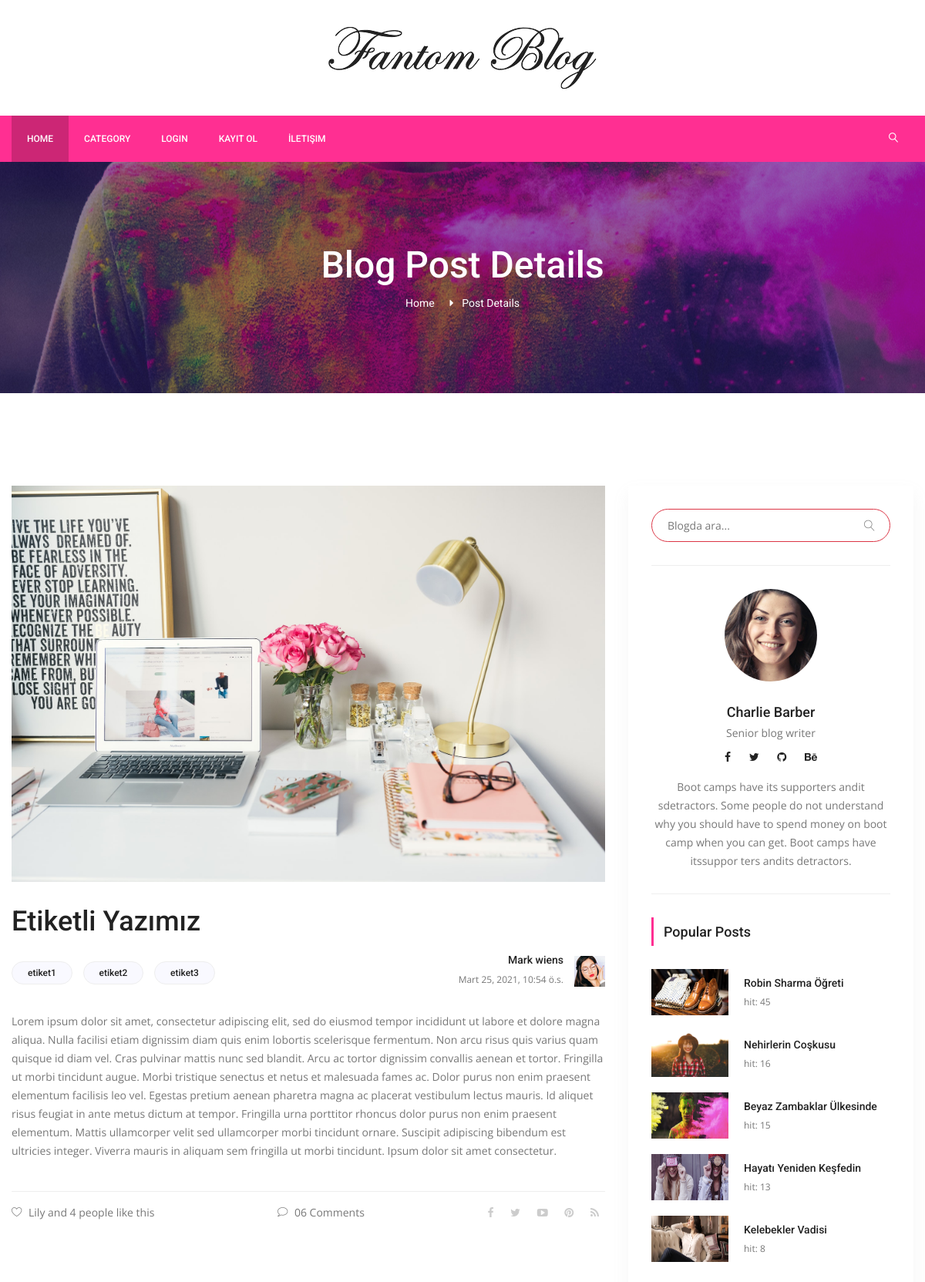
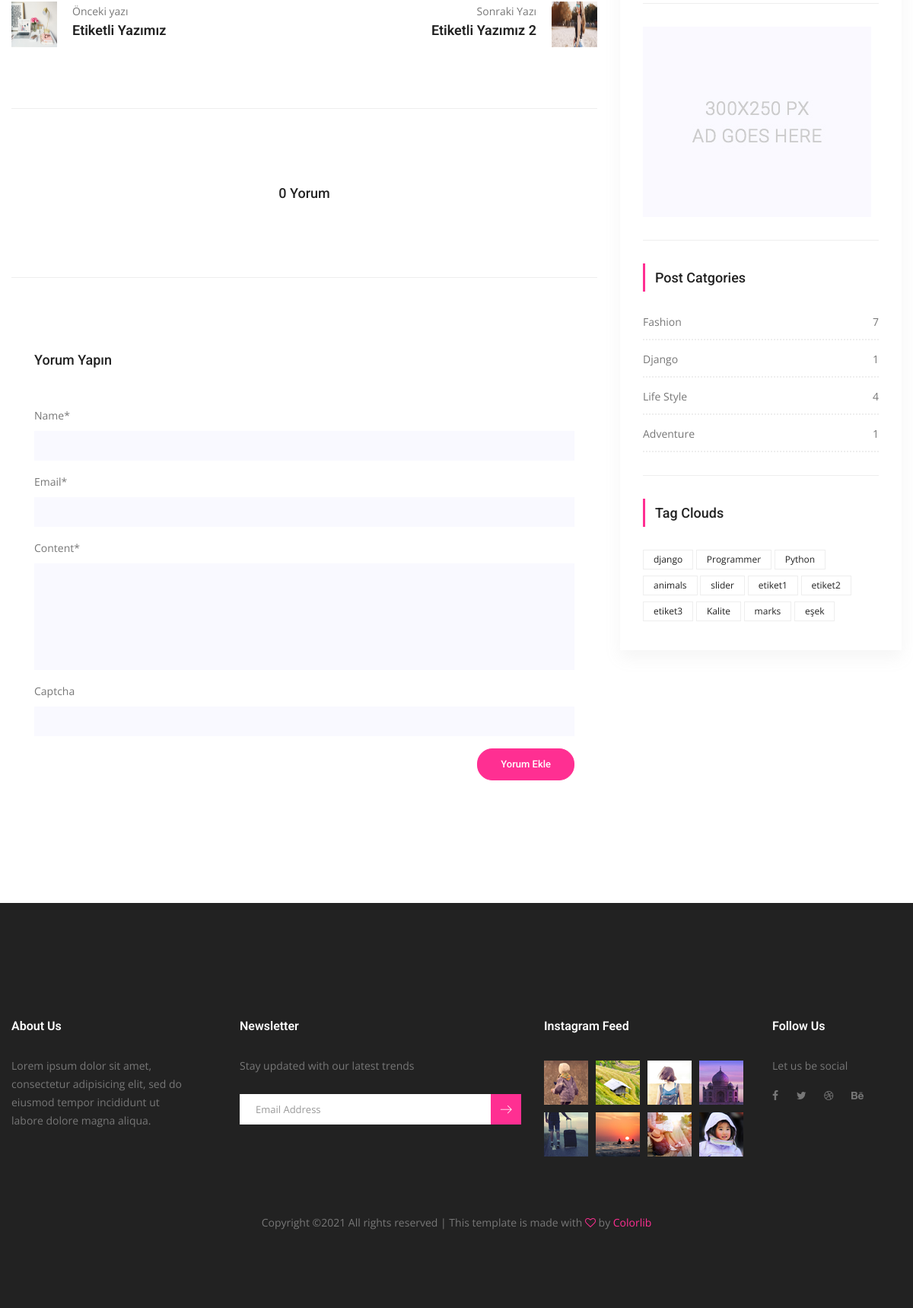
/detail/15/etiketli-yazmz, run on the app's committed database (2 pictures, top to bottom).
### posts/models.py (models this page shows, shortened)
class Post(models.Model):
    title = models.CharField(max_length=150)
    content = models.TextField()
    publishing_date = models.DateTimeField(auto_now_add=True)
    image = models.ImageField(null=True,blank=True, upload_to='resimler/',default="resimler/sean-o-KMn4VEeEPR8-unsplash.jpg")
    user = models.ForeignKey(settings.AUTH_USER_MODEL, on_delete=models.CASCADE, default=1)#ForeignKey -> 1'e çok yani, 1 kullanıcı bir sürü yazı ekleyebilir ilişkisi
    slug = models.SlugField(default="slug", editable=False)
    category = models.ForeignKey(Category,on_delete=models.CASCADE, default=1, related_name="posts")#1 Category'nin ->BİR SÜRÜ POSTU OLABİLİR , category -> one, Post Many
    tag = models.ManyToManyField(Tag,related_name="posts", blank=True)
    slider_post = models.BooleanField(default=False)
    hit=models.PositiveIntegerField(default=0)
    def comment_count(self):
        return self.comments.all().count()
    class Meta:
        ordering = ['-id']

class Tag(models.Model):
    title = models.CharField(max_length = 50)
    slug = models.SlugField(editable = False )
    def __str__(self):
        return self.title

class Category(models.Model):
    title = models.CharField(max_length=250)
    slug = models.SlugField(editable=False)
    def post_count(self):
        return self.posts.all().count() #posts -> related_name="posts" dan geliyor..

### posts/views.py (the view, shortened to what this page needs)
# urls.py: path('detail/<int:pk>/<slug:slug>',PostDetail.as_view(), name='detail'),
class PostDetail(DetailView,FormMixin):
    template_name='posts/detail.html'
    model = Post
    context_object_name = 'single'
    form_class = CreateCommentForm
    def get(self, request, *args, **kwargs):
        self.hit = Post.objects.filter(id=self.kwargs['pk']).update(hit=F('hit')+1)
        return super(PostDetail, self).get(request, *args, **kwargs)
    def get_context_data(self, **kwargs):
        context= super(PostDetail, self).get_context_data(**kwargs)
        context['previous'] = Post.objects.filter(id__lt=self.kwargs['pk']).order_by('-pk').first()#lt ->less then
        context['next'] =Post.objects.filter(id__gt=self.kwargs['pk']).order_by('pk').first()
        context['form'] = self.get_form()
        return context

### posts/forms.py
class CreateCommentForm(forms.ModelForm):
    captcha = ReCaptchaField()
    def __init__(self,*args,**kwargs):
        super(CreateCommentForm, self).__init__(*args,**kwargs)
        self.helper = FormHelper()
        self.helper.form_method = "post"
        self.helper.layout =  Layout(
            Field("name",css_class="form-control"),
            Field("email",css_class="form-control"),
            Field("content",css_class="form-control mb-10"),
            Field("captcha")
        )
        self.helper.add_input(Submit('submit','Yorum Ekle',css_class="primary-btn submit_btn"))
    class Meta:
        model = Comment
        fields = [
            'name',
            'email',
            'content',
        ]

### posts/templatetags/custom_tags.py (called while the page is built)
@register.simple_tag(name="categories")
def all_categories():
    return Category.objects.all()

@register.simple_tag(name="tags")
def all_tags():
    return Tag.objects.all()

@register.simple_tag(name="hit_posts")
def hit_posts():
    return Post.objects.order_by('-hit')[:5] # 5 tane post gösterir.

### templates/posts/detail.html (shortened to what this page needs)
{% extends 'base.html' %}
{% load static %}
{% load crispy_forms_tags %}
{% block content %}
        <section class="banner_area">
            <div class="banner_inner d-flex align-items-center">
            	<div class="overlay bg-parallax" data-stellar-ratio="0.9" data-stellar-vertical-offset="0" data-background=""></div>
				<div class="container">
					<div class="banner_content text-center">
						<h2>Blog Post Details</h2>
						<div class="page_link">
							<a href="{% url 'index' %}">Home</a>
							<a href="single-blog.html">Post Details</a>
						</div>
					</div>
				</div>
            </div>
        </section>
        <section class="blog_area p_120 single-post-area">
            <div class="container">
                <div class="row">
                    <div class="col-lg-8">
       					<div class="main_blog_details">
       						<img class="img-fluid" src="{{ single.image.url }}" alt="">
       						<a href="#"><h4>{{ single.title }}</h4></a>
       						<div class="user_details">
       							<div class="float-left">
                                    {% for tag in single.tag.all %}
       								<a href="{% url 'tag_detail' slug=tag.slug %}">{{ tag.title }}</a>
                                    {% endfor %}
       							</div>
       							<div class="float-right">
       								<div class="media">
       									<div class="media-body">
       										<h5>Mark wiens</h5>
       										<p>{{ single.publishing_date }}</p>
       									</div>
       									<div class="d-flex">
       										<img src=" {% static  "img/blog/user-img.jpg"   %}" alt="">
       									</div>
       								</div>
       							</div>
       						</div>
							<p>{{ single.content }}</p>
                            <div class="news_d_footer">
      							<a href="#"><i class="lnr lnr lnr-heart"></i>Lily and 4 people like this</a>
      							<a class="justify-content-center ml-auto" href="#"><i class="lnr lnr lnr-bubble"></i>06 Comments</a>
      							<div class="news_socail ml-auto">
									<a href="#"><i class="fa fa-facebook"></i></a>
									<a href="#"><i class="fa fa-twitter"></i></a>
									<a href="#"><i class="fa fa-youtube-play"></i></a>
									<a href="#"><i class="fa fa-pinterest"></i></a>
									<a href="#"><i class="fa fa-rss"></i></a>
								</div>
      						</div>
       					</div>
       					<div class="navigation-area">
                            <div class="row">
                                {% if previous %}
                                <div class="col-lg-6 col-md-6 col-12 nav-left flex-row d-flex justify-content-start align-items-center">
                                    <div class="thumb">
                                        <a href="{% url 'detail' previous.pk previous.slug %}"><img class="img-fluid" src="{{ previous.image.url }}" alt="" style="width:60px;height:60px;"></a>
                                    </div>
                                    <div class="arrow">
                                        <a href="{% url 'detail' previous.pk previous.slug %}"></a>
                                    </div>
                                    <div class="detials">
                                        <p>Önceki yazı</p>
                                        <a href="{% url 'detail' previous.pk previous.slug %}"><h4>{{ previous.title }}</h4></a>
                                    </div>
                                </div>
                                {% else %}
                                  <div class="col-lg-6 col-md-6 col-12 nav-left flex-row d-flex justify-content-start align-items-center">
                                    <div class="detials">
                                        <a href="#"><h4>Geride yazı yok</h4></a>
                                    </div>
                                </div>
                                {% endif %}
                            {% if next %}
                                <div class="col-lg-6 col-md-6 col-12 nav-right flex-row d-flex justify-content-end align-items-center">
                                    <div class="detials">
                                        <p>Sonraki Yazı</p>
                                        <a href="{% url 'detail' next.pk next.slug %}"><h4>{{ next.title }}</h4></a>
                                    </div>
                                    <div class="arrow">
                                        <a href="{% url 'detail' next.pk next.slug %}"></a>
                                    </div>
                                    <div class="thumb">
                                        <a href="{% url 'detail' next.pk next.slug %}"><img class="img-fluid" src="{{ next.image.url }}" alt="" style="width:60px;height:60px;"></a>
                                    </div>
                                </div>
                            {% else %}
                                <div class="col-lg-6 col-md-6 col-12 nav-right flex-row d-flex justify-content-end align-items-center">
                                    <div class="detials">
                                        <a href="#"><h4>Bir sonraki içerik yakında..</h4></a>
                                    </div>
                                </div>
                            {% endif %}
                            </div>
                        </div>
                        <div class="comments-area">
                            <h4>{{ single.comment_count }} Yorum</h4>
                        </div>
                        <div class="comment-form">
                            <h4>Yorum Yapın</h4>
                                {% crispy form %}
                        </div>
        			</div>
                    {% include 'right_side.html' %}
                </div>
            </div>
        </section>
{% endblock %}

### templates/right_side.html
{% load static %}
{% load custom_tags %}
  <div class="col-lg-4">
            <div class="blog_right_sidebar">
                <aside class="single_sidebar_widget search_widget">
                    <form action="{% url 'search' %}" method="get">
                    <div class="input-group ">
                            <input type="text" class="form-control border-danger" placeholder="Blogda ara..." name="q">
                            <span class="input-group-btn">
                                <button class="btn btn-default" type="button"><i class="lnr lnr-magnifier"></i></button>
                            </span>
                    </div> </form>
                    <div class="br"></div>
                </aside>
                <aside class="single_sidebar_widget author_widget">
                    <img class="author_img rounded-circle" src="{% static "img/blog/author.png" %}" alt="">
                    <h4>Charlie Barber</h4>
                    <p>Senior blog writer</p>
                    <div class="social_icon">
                        <a href="#"><i class="fa fa-facebook"></i></a>
                        <a href="#"><i class="fa fa-twitter"></i></a>
                        <a href="#"><i class="fa fa-github"></i></a>
                        <a href="#"><i class="fa fa-behance"></i></a>
                    </div>
                    <p>Boot camps have its supporters andit sdetractors. Some people do not understand why you should have to spend money on boot camp when you can get. Boot camps have itssuppor ters andits detractors.</p>
                    <div class="br"></div>
                </aside>
                <aside class="single_sidebar_widget popular_post_widget">
                    <h3 class="widget_title">Popular Posts</h3>
                    {% hit_posts as posts %}
                    {% for post in posts %}
                        <div class="media post_item">
                        <img src="{{ post.image.url }}" alt="post" style="width:100px;height:60px;">
                        <div class="media-body">
                            <a href="{% url 'detail'  post.id post.slug %}"><h3>{{ post.title }}</h3></a>
                            <p>hit: {{ post.hit }}</p>
                        </div>
                    </div>
                    {% endfor %}
                    <div class="br"></div>
                </aside>
                <aside class="single_sidebar_widget">
                    <a href="#"><img class="img-fluid" src="{% static "img/blog/add.jpg" %}" alt=""></a>
                    <div class="br"></div>
                </aside>
                <aside class="single_sidebar_widget post_category_widget">
                    <h4 class="widget_title">Post Catgories</h4>
                    <ul class="list cat-list">
                       {% categories as categories %}
                        {% for category in categories %}
                        <li>
                            <a href="{% url 'category_detail' pk=category.id slug=category.slug %}" class="d-flex justify-content-between">
                                <p>{{ category.title }}</p>
                                <p>{{ category.post_count }}</p>
                            </a>
                        </li>
                        {% endfor %}
                    </ul>
                    <div class="br"></div>
                </aside>
                <aside class="single-sidebar-widget tag_cloud_widget">
                    <h4 class="widget_title">Tag Clouds</h4>
                    <ul class="list">
                        {% tags as etiketler %}
                        {% for etiket in etiketler %}
                        <li><a href="{% url 'tag_detail' etiket.slug %}">{{ etiket }}</a></li>
                        {% endfor %}
                    </ul>
                </aside>
            </div>
        </div>

### data on the page
Post: image (picture), title "Etiketli Yazımız", publishing_date "Mart 25, 2021, 10:54 ö.s.", content "Lorem ipsum dolor sit amet, consectetur adipiscing elit, sed do eiusmod tempor incididunt ut labore et dolore magna aliqua. Nulla facilisi etiam dignissim diam quis enim lobortis scelerisque fermentum. Non arcu risus quis varius quam quisque id diam vel. Cras pulvinar mattis nunc sed blandit. Arcu ac tortor dignissim convallis aenean et tortor. Fringilla ut morbi tincidunt augue. Morbi tristique senectus et netus et malesuada fames ac. Dolor purus non enim praesent elementum facilisis leo vel. Egestas pretium aenean pharetra magna ac placerat vestibulum lectus mauris. Id aliquet risus feugiat in ante metus dictum at tempor. Fringilla urna porttitor rhoncus dolor purus non enim praesent…", comment_count "0"
Tag: title "etiket1"
Tag: title "etiket2"
Tag: title "etiket3"
Post: image (picture), title "Etiketli Yazımız"
Post: title "Etiketli Yazımız 2", image (picture)
Post: image (picture), title "Robin Sharma Öğreti", hit "45"
Post: image (picture), title "Nehirlerin Coşkusu", hit "16"
Post: image (picture), title "Beyaz Zambaklar Ülkesinde", hit "15"
Post: image (picture), title "Hayatı Yeniden Keşfedin", hit "13"
Post: image (picture), title "Kelebekler Vadisi", hit "8"
Category: title "Fashion", post_count "7"
Category: title "Django", post_count "1"
Category: title "Life Style", post_count "4"
Category: title "Adventure", post_count "1"
Tag: title "django"
Tag: title "Programmer"
Tag: title "Python"
Tag: title "animals"
Tag: title "slider"
Tag: title "Kalite"
Tag: title "marks"
Tag: title "eşek"
